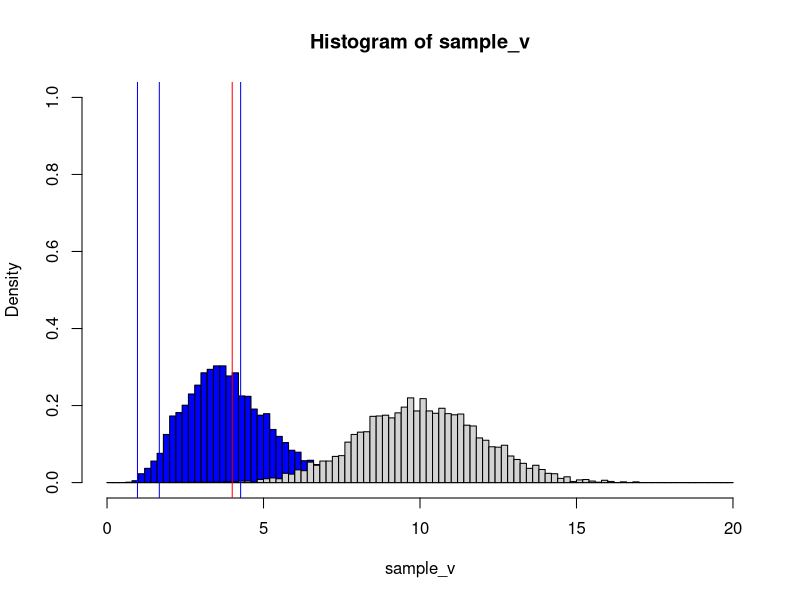

Write R code to recreate this figure.

# Simulate Universe (Grundgesamtheit) in vector data1
size_universe <- 5000
# Generate a normal distribution with mean=mu and sd=sigma
mu <- 10
sigma <- 2

# Uncomment one of the next three lines to generate a 
# normal or chisq or F distribution.
data1=rnorm(size_universe, mean=mu, sd=sigma)
#data1=rchisq(size_universe,df1)
#data1=rf(size_universe,df1=2,df2=3)
max(data1)


# Plot and test for normality.
# hist(data1,breaks=100)
mean(data1)
sd(data1)
shapiro.test(data1)
#qqnorm(data1)


# World of Analyst: take data and analyse them
alpha <- 0.05
sample_size <- 16


# Estimation according to formula for confidence interval of mean.
#-----------------------------------------------------------------
# Take one sample (reality) and estimate sigma. Standard estimation process.
sigma_sample <- sample(data1, size = sample_size);
mean(sigma_sample)
# x_strich=mean(my_sample) 
"The sample mean is: " 
# x_strich
s=sd(sigma_sample) 
v=var(sigma_sample)
"The sample standard deviation and variance (and their point estimates) are: "
c(s,v)


# Degrees of freedom
df <- sample_size-1
df


# Point estimation of sigma, variance: 

# Lower confidence limit on variance: 
lower_v <-  sample_size * v/(qchisq(1-alpha/2,df))
# Upper end of estimation interval:
lower_v
# Upper confidence limit on variance: 
upper_v <-  sample_size*v/(qchisq(alpha/2,df))
upper_v

"Variances:"
c(lower_v,v,upper_v)
"Standard Deviations:"
sqrt(c(lower_v,v,upper_v))




# Simulate the principle behind the above calculation.
#-----------------------------------------------------------------
# Take n_samples samples each of size = sample_size
# Samples are taken with replacement (mit Zuruecklegen).
# To see how the sample mean of a sample of size sample_size is distributed,
# take many samples, calculate the mean of each sample and see how 
# these means are distributed.
n_samples=5000


# For each of the n_samples take the mean my_sample and put it in the 
# vector sample_mean. It is then simple to take the mean and the standard deviation
# of the vector
sample_v <- NULL
for (i in 1:n_samples) {
  my_sample <- sample(data1, size = sample_size)
  sample_v[i] <- var(my_sample)  
}

hist(sample_v, col = 'blue', add = F, xlim = c(0, 20), ylim=c(0, 1), freq=F, breaks=seq(0, 20, by=0.2))
hist(data1, add=T, freq=F, breaks=seq(0, 20, by=0.2))

# Draw lines for the confidence interval calculated previously.
abline(v = lower_v, col="blue")
abline(v = upper_v, col="blue")
abline(v = v, col="blue")
abline(v = sigma**2, col="red")



